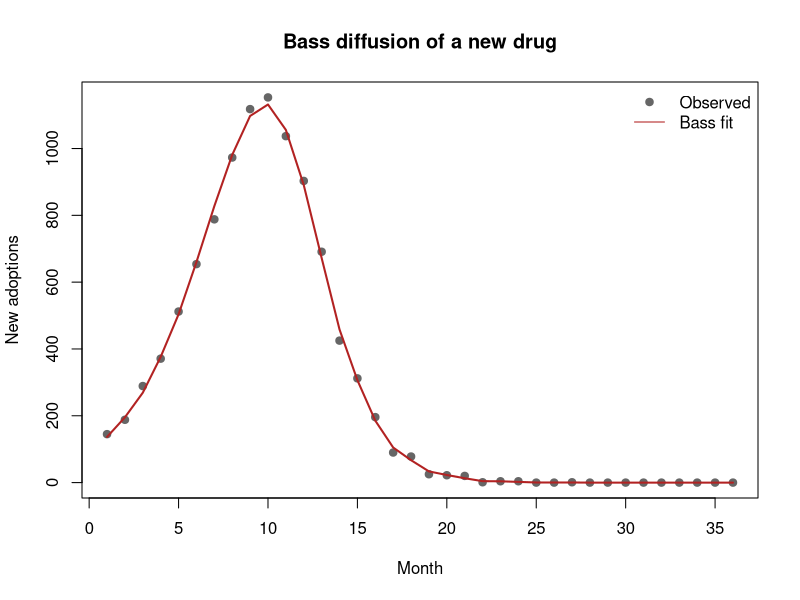

Reproduce this figure in R.
## ---- chunk 1
#| message: false
#| warning: false
set.seed(20240617)
## ---- chunk 2
#| message: false
#| warning: false
#| fig-cap: "Estimated detailing-response model. Prescriptions follow a Poisson count model whose log-mean is concave in the accumulated detailing stock, with physician random intercepts."
# --- Simulate a physician panel with concave detailing response ----------------
n_md   <- 200L          # physicians
n_t    <- 24L           # months
delta  <- 0.30          # 1 - carryover
beta   <- 0.45          # true detailing-stock elasticity (on log(1 + D))
md     <- rep(1:n_md, each = n_t)
alpha  <- rnorm(n_md, mean = 0.2, sd = 0.6)[md]   # physician baseline propensity

# Detailing is TARGETED at high-baseline physicians -> endogeneity if ignored
call_rate <- exp(-0.5 + 0.8 * alpha)
d <- rpois(n_md * n_t, lambda = pmin(call_rate, 4))

# Build the detailing stock D_it within each physician
D <- numeric(length(d))
for (i in seq_along(d)) {
  D[i] <- if (i %% n_t == 1L) d[i] else (1 - delta) * D[i - 1L] + d[i]
}

lambda <- exp(alpha + beta * log1p(D))
y      <- rpois(length(lambda), lambda)
dat    <- data.frame(md = factor(md), y = y, logD = log1p(D), d = d)

# Naive Poisson (ignores targeting) vs. fixed-effects Poisson (absorbs baseline)
naive <- glm(y ~ logD, family = poisson, data = dat)
fe    <- glm(y ~ logD + md, family = poisson, data = dat)

cat("True beta:            ", beta, "\n")
cat("Naive estimate:       ", round(coef(naive)["logD"], 3), "\n")
cat("Fixed-effects estimate:", round(coef(fe)["logD"], 3), "\n")
## ---- chunk 3
#| message: false
#| warning: false
#| fig-cap: "Bass-model fit to simulated new-drug adoptions. Points are observed monthly adoptions; the line is the nonlinear least-squares fit recovering the innovation coefficient p and imitation coefficient q."
# --- Simulate adoptions from a Bass process ------------------------------------
M_true <- 10000      # eventual adopters
p_true <- 0.015      # innovation (external: marketing/detailing)
q_true <- 0.42       # imitation  (internal: peer contagion)
Tmax   <- 36L

N <- numeric(Tmax); n <- numeric(Tmax); Nprev <- 0
for (t in 1:Tmax) {
  rate   <- (p_true + (q_true / M_true) * Nprev) * (M_true - Nprev)
  n[t]   <- max(rpois(1, lambda = rate), 0)
  Nprev  <- Nprev + n[t]
  N[t]   <- Nprev
}
period <- 1:Tmax
Ncum_lag <- c(0, head(N, -1))

# --- Fit the Bass model by nonlinear least squares -----------------------------
bass_fit <- nls(
  n ~ (p + (q / M) * Ncum_lag) * (M - Ncum_lag),
  start = list(p = 0.01, q = 0.3, M = 12000),
  control = nls.control(maxiter = 500, warnOnly = TRUE)
)
est <- coef(bass_fit)
cat(sprintf("Estimated p = %.4f (true %.3f)\n", est["p"], p_true))
cat(sprintf("Estimated q = %.4f (true %.3f)\n", est["q"], q_true))
cat(sprintf("Estimated M = %.0f (true %d)\n",   est["M"], M_true))

plot(period, n, pch = 19, col = "grey40",
     xlab = "Month", ylab = "New adoptions",
     main = "Bass diffusion of a new drug")
lines(period, predict(bass_fit), col = "firebrick", lwd = 2)
legend("topright", legend = c("Observed", "Bass fit"),
       pch = c(19, NA), lty = c(NA, 1), col = c("grey40", "firebrick"), bty = "n")
